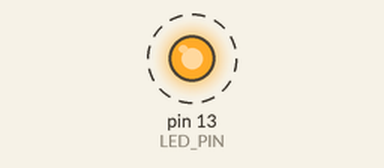
The sketch below on a simulated Arduino Mega 2560, built with avr-gcc and run on an emulated ATmega2560. Parts: output pins drawn as LEDs (lit = HIGH). Dashed ring = blinking. What the sketch prints to the serial monitor is not drawn.

Above: at 1.4 s.
Timing chart, 0 to 4.2 s (numbered marks = the images above):
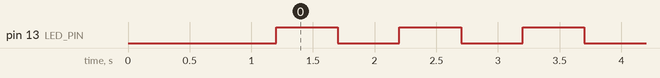

Measured:
- by itself, pin 13 (LED_PIN): alternates HIGH for 0.50 s and LOW for 0.50 s

The sketch:

arduino_blink_test.ino
```cpp
// Arduino Mega blink test with serial heartbeat
const int LED_PIN = LED_BUILTIN; // Mega built-in LED is pin 13

void setup() {
  pinMode(LED_PIN, OUTPUT);
  Serial.begin(115200);
  delay(1200);
  Serial.println("[blink-test] setup complete");
}

void loop() {
  digitalWrite(LED_PIN, HIGH);
  Serial.println("[blink-test] LED ON");
  delay(500);

  digitalWrite(LED_PIN, LOW);
  Serial.println("[blink-test] LED OFF");
  delay(500);
}
```
